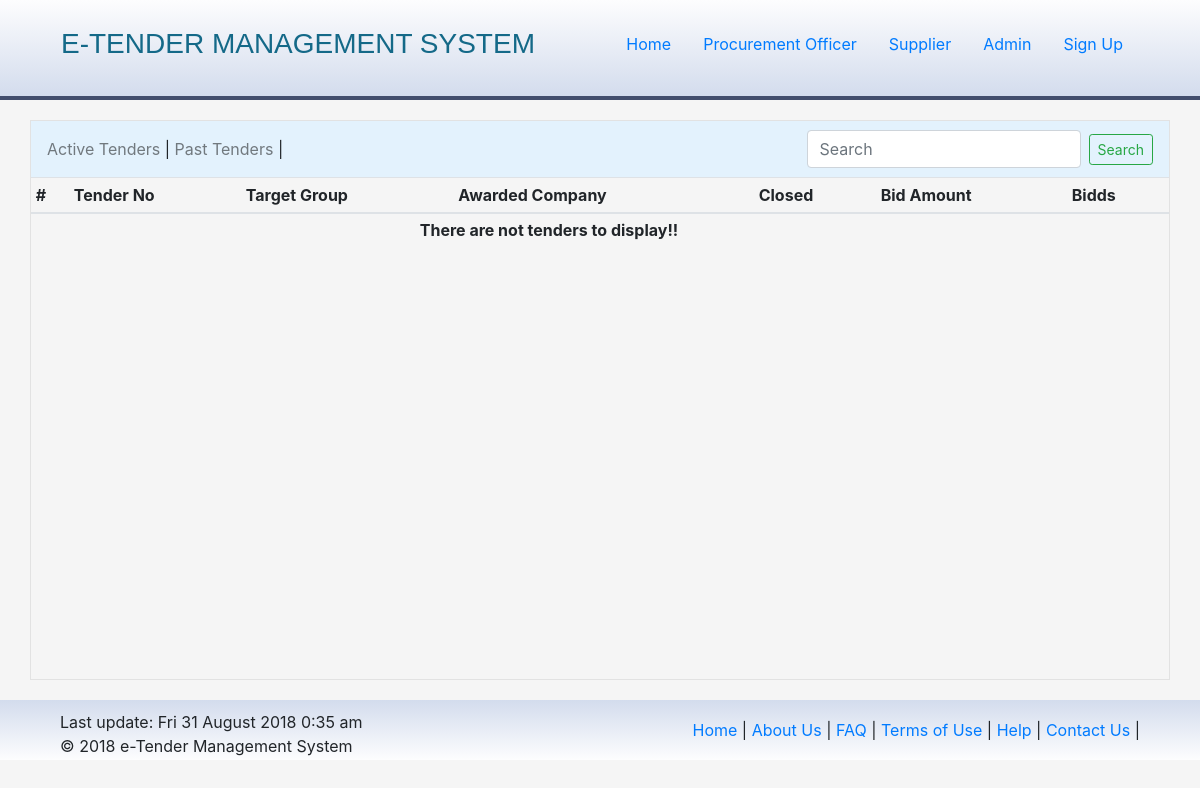
The app's page /pasttenders.php, older data.
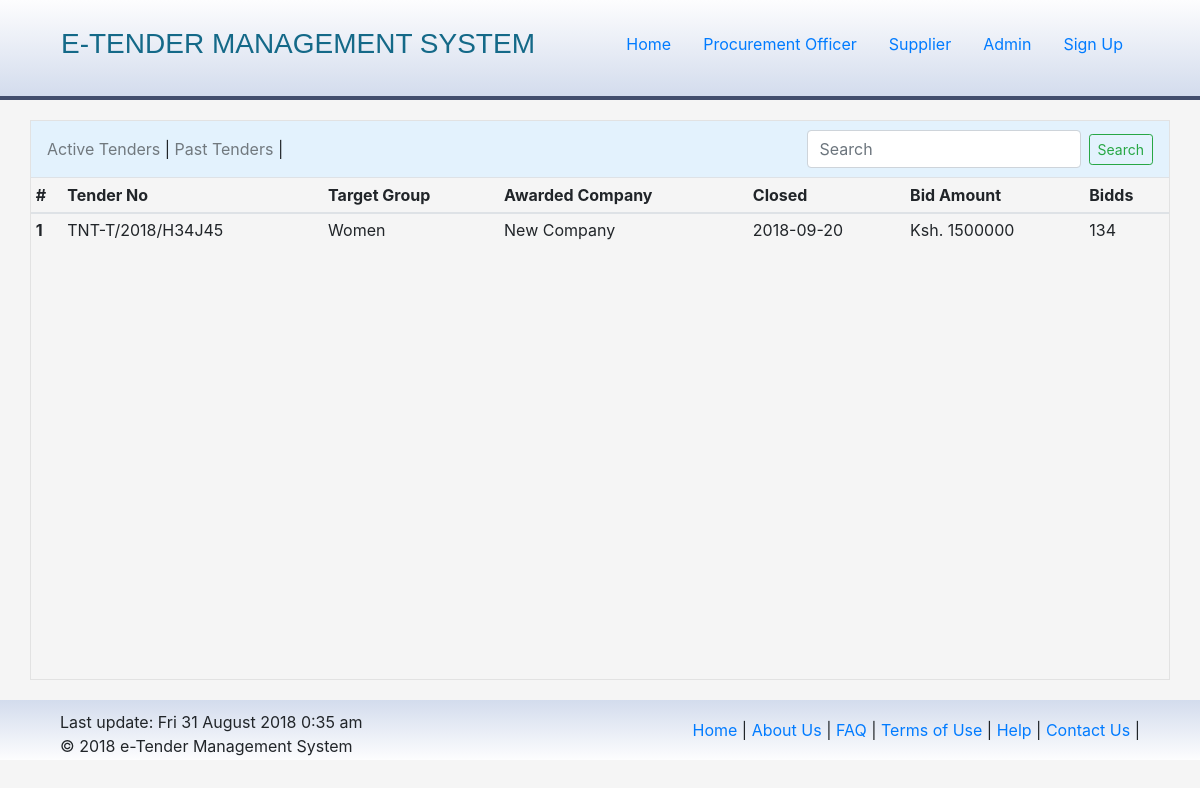
The same page, newer data.
### tables this page shows
CREATE TABLE `tenders` (
  `_id` int(11) NOT NULL,
  `tender_number` varchar(100) NOT NULL,
  `tender_cat` varchar(50) NOT NULL,
  `tender_type` varchar(50) NOT NULL,
  `tender_security` varchar(50) NOT NULL DEFAULT '0',
  `tender_closing` varchar(100) NOT NULL,
  `tender_desc` text NOT NULL,
  `added_by` varchar(100) NOT NULL,
  `approved` tinyint(1) NOT NULL DEFAULT '0',
  `tender_bids` int(11) NOT NULL,
  `awarded` tinyint(1) NOT NULL,
  `tender_awarded` varchar(100) DEFAULT NULL,
  `bid_amount` int(11) DEFAULT NULL,
  `expired` tinyint(1) NOT NULL DEFAULT '0',
  `dateadded` timestamp NOT NULL DEFAULT CURRENT_TIMESTAMP
);

### pasttenders.php (the view, shortened to what this page needs)
<?php
  include 'include/head.php';
?>
<div class="container body padding0">
  <?php
    include 'include/navigation.php';
  ?>
  <table class="table table-sm table-hover">
    <thead>
      <tr>
        <th scope="col">#</th>
        <th scope="col">Tender No</th>
        <th scope="col">Target Group</th>
        <th scope="col">Awarded Company</th>
        <th scope="col">Closed</th>
        <th scope="col">Bid Amount</th>
        <th scope="col">Bidds</th>
      </tr>
    </thead>
    <tbody>
    <?php
        $sql = "SELECT * FROM tenders WHERE awarded = '1'";
        $query = mysqli_query($db, $sql);
        if (mysqli_num_rows($query) < 1) {
          echo "<tr>
                  <th colspan='6' class='text-center'>There are not tenders to display!!</th>
                </tr>";
        }
        $count = 0;
        while ($row = mysqli_fetch_assoc($query)) {
          $t_num = $row['tender_number'];
          $t_cat = $row['tender_cat'];
          $t_desc = $row['tender_desc'];
          $t_closing = $row['tender_closing'];
          $t_awarded = $row['tender_awarded'];
          $t_bids = $row['tender_bids'];
          $t_amount = $row['bid_amount'];
          $count++;
          switch ($t_cat) {
            case 'w':
              $category = "Women";
              break;
          }
          echo "
            <tr class='t-row'>
              <th scope='row'>$count</th>
              <td><span data-container='body' data-toggle='popover' title='$t_num' data-placement='bottom' data-content='$t_desc'>$t_num</span></td>
              <td>$category</td>
              <td>$t_awarded</td>
              <td>$t_closing</td>
              <td>Ksh. $t_amount</td>
              <td>$t_bids</td>
            </tr>
          ";
        }
      ?>
    </tbody>
  </table>
<?php
  include 'include/footer.php';
?>

Row changes from the older to the newer data that the page shows:
now on this page (row edited): tenders: tender_number "TNT-T/2018/H34J45", tender_cat "Women", tender_awarded "New Company", tender_closing "2018-09-20", bid_amount "1500000", tender_bids "134"
Text that changed along with them:
text no longer shown: "There are not tenders to display!!"
